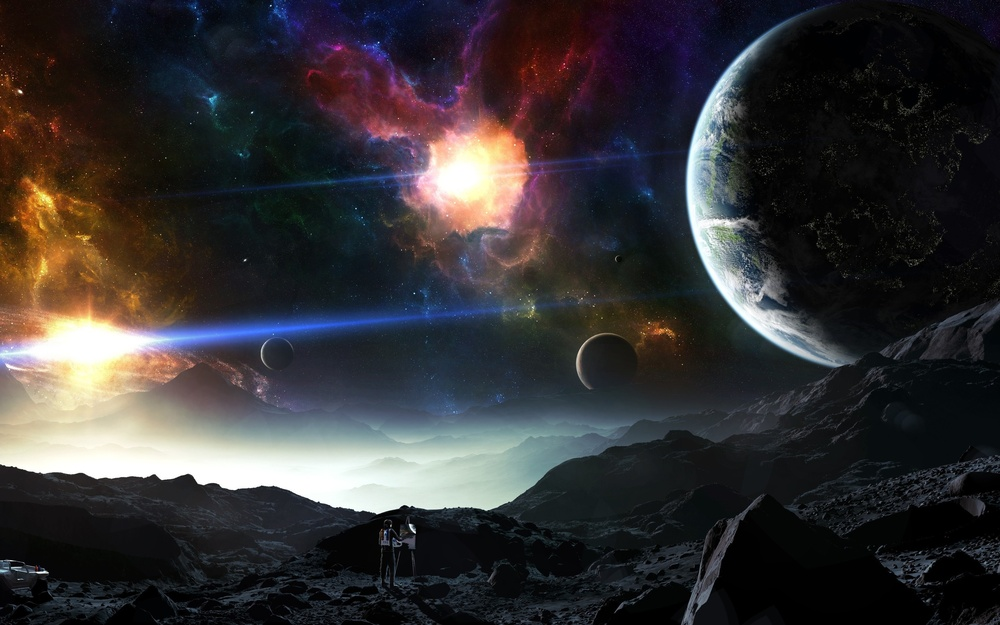
#> input picture L6/002.jpg, 1000 x 625 px, shrunk from 2880 x 1800 before the run
$ jupyter execute action1.ipynb
#> lines starting #> are read from the running program, lines starting #| are printed output that depends on the picture
[cell 1]
import numpy as np
from scipy.linalg import svd
from PIL import Image
import matplotlib.pyplot as plt

[cell 2]
image=Image.open('002.jpg')
#> image is the input picture: PIL image 1000x625 RGB; mean R, G, B 53.2, 50.7, 52.5
A=np.array(image)

[cell 3]
A.shape
#> Out = (625, 1000, 3)

[cell 4]
plt.imshow(A, cmap=plt.cm.gray, interpolation='nearest')
plt.show()

[cell 5]
# 转换成灰度图像
Img=image.convert('L')
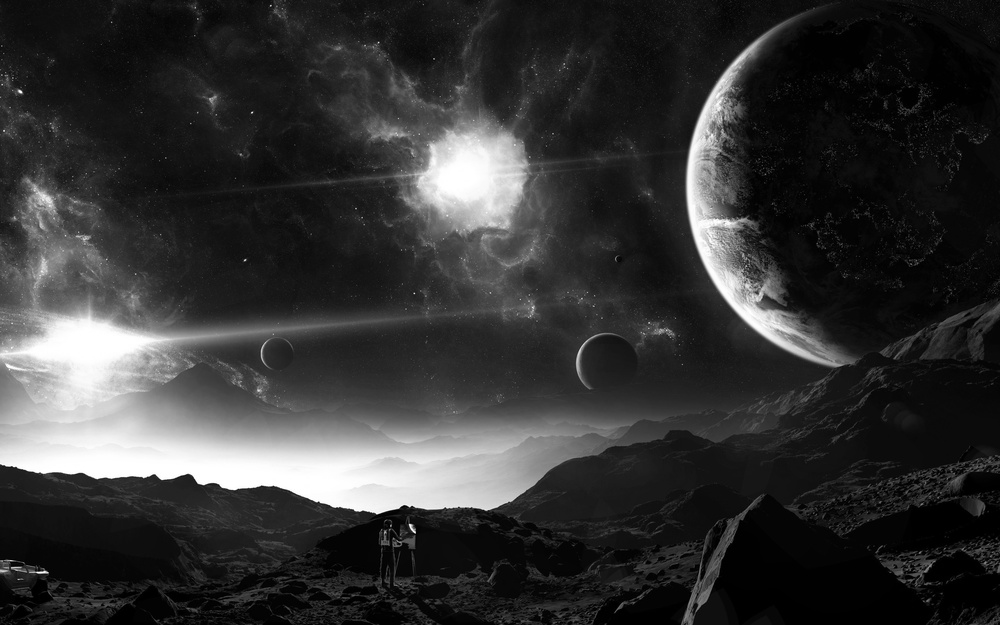
#> Img: PIL image 1000x625 L; min 0, max 255, mean 51.6
A=np.array(Img)

[cell 6]
plt.imshow(A, cmap=plt.cm.gray, interpolation='nearest')
plt.show()

[cell 7]
# svd
p,s,q = svd(A, full_matrices=False)
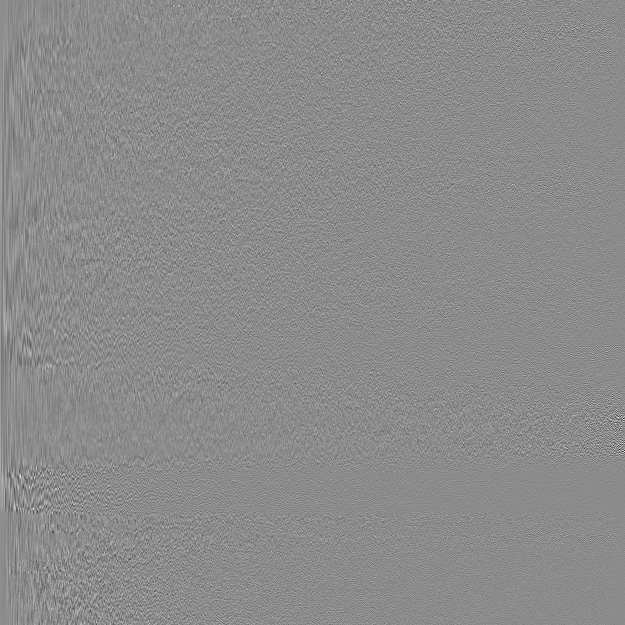
#> p: shape (625, 625) float32; min -0.462, max 0.381, mean 8.35e-05; drawn with min black and max white
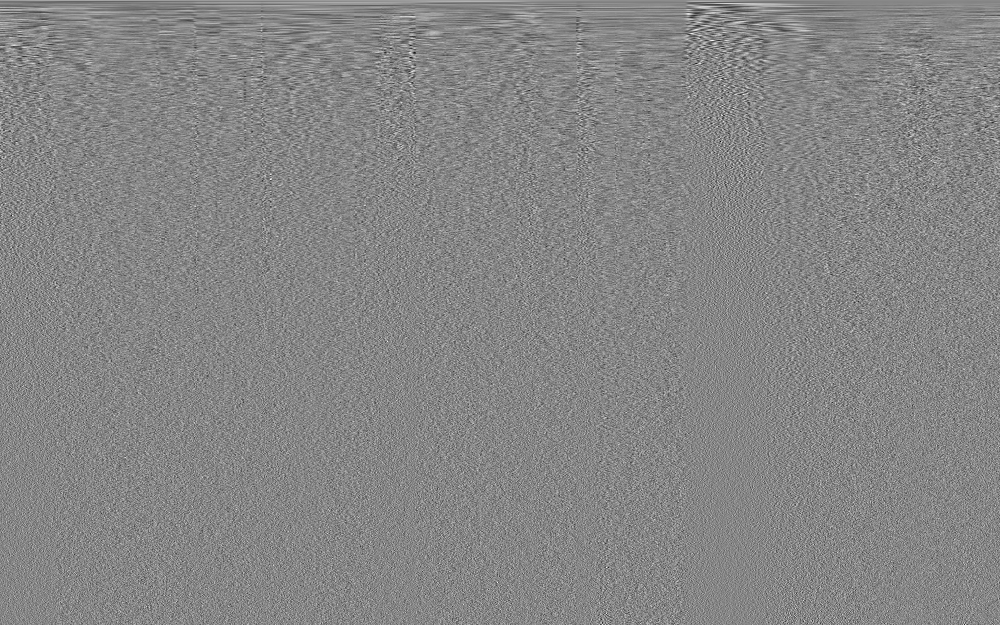
#> q: shape (625, 1000) float32; min -0.218, max 0.197, mean 5.4e-05; drawn with min black and max white
#> s = 625 values, max 54998.9 at index 0, min 18.63 at index 624, mean 473.8

[cell 8]
# 取前k个特征，对图像进行还原
def get_image_feature(s, k):
    # 对于S，只保留前K个特征值
#> called with s = array of shape (625,), k = 6
    s_temp = np.zeros(s.shape[0])
#> s_temp = 625 values from 0 to 0
    s_temp[0:k] = s[0:k]
    s = s_temp * np.identity(s.shape[0])
    # 用新的s_temp，以及p,q重构A
    temp = np.dot(p,s)
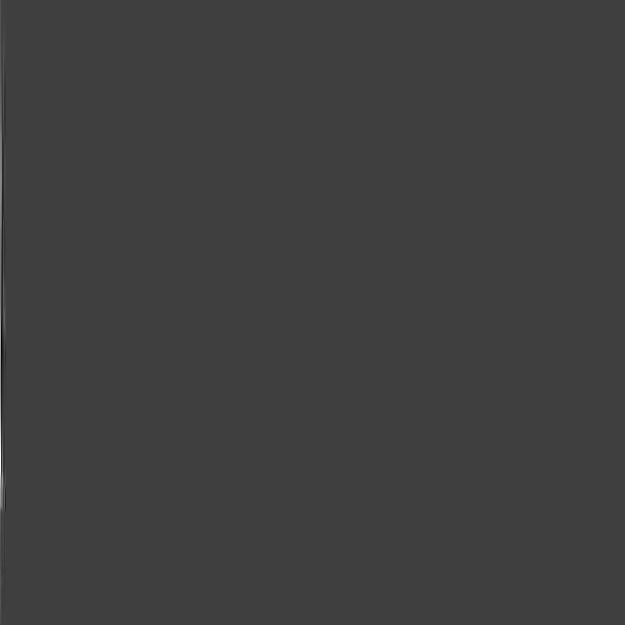
#> temp: shape (625, 625) float64; min -1754.7, max 5299.3, mean 3; drawn with min black and max white
    temp = np.dot(temp,q)
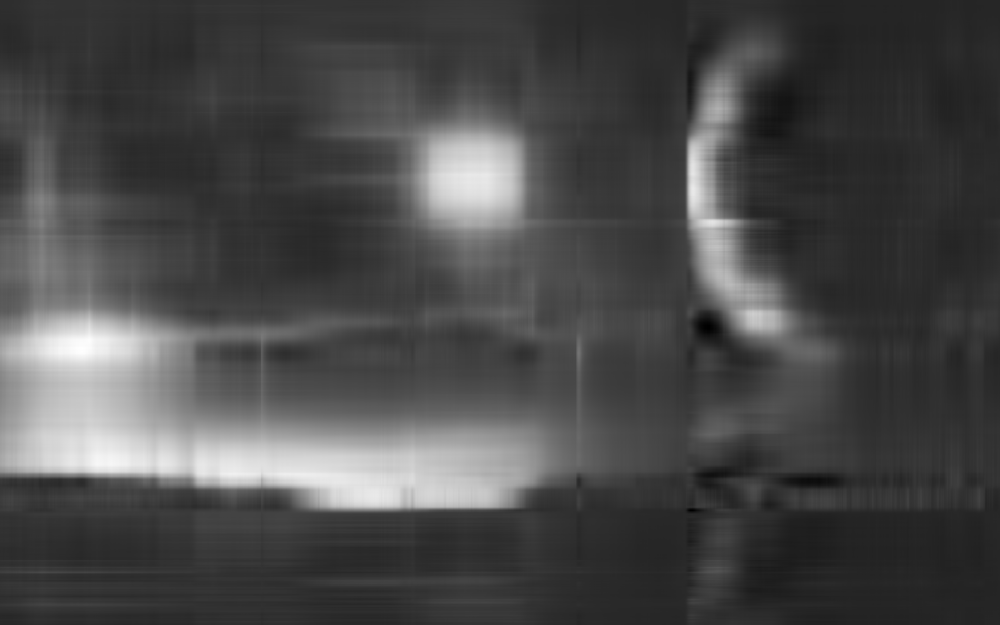
#> temp: shape (625, 1000) float64; min -47.19, max 291.6, mean 51.1; drawn with min black and max white
    plt.imshow(temp, cmap=plt.cm.gray, interpolation='nearest')
    plt.show()

[cell 9]
# 奇异值数量1%
get_image_feature(s,int(len(s)*0.01))

[cell 10]
# 奇异值数量10%
get_image_feature(s,int(len(s)*0.1))
#> call 2 of get_image_feature, with s = array of shape (625,), k = 62
#> in get_image_feature (call 2), `temp = np.dot(temp,q)`:
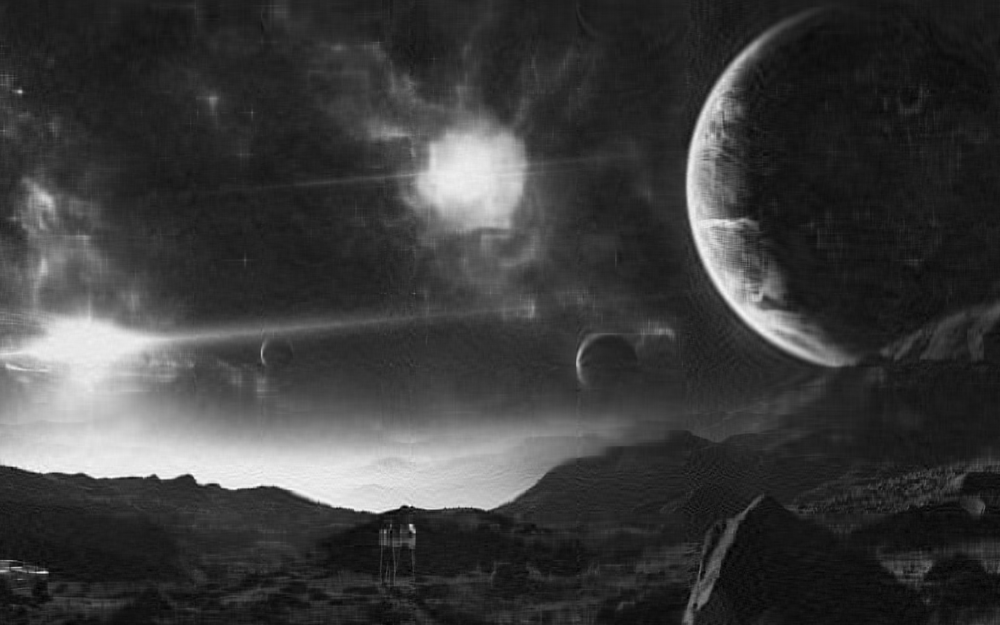
#> temp: shape (625, 1000) float64; min -20.96, max 282.3, mean 51.6; drawn with min black and max white

[cell 11]
# 奇异值数量50%
get_image_feature(s,int(len(s)*0.1))
